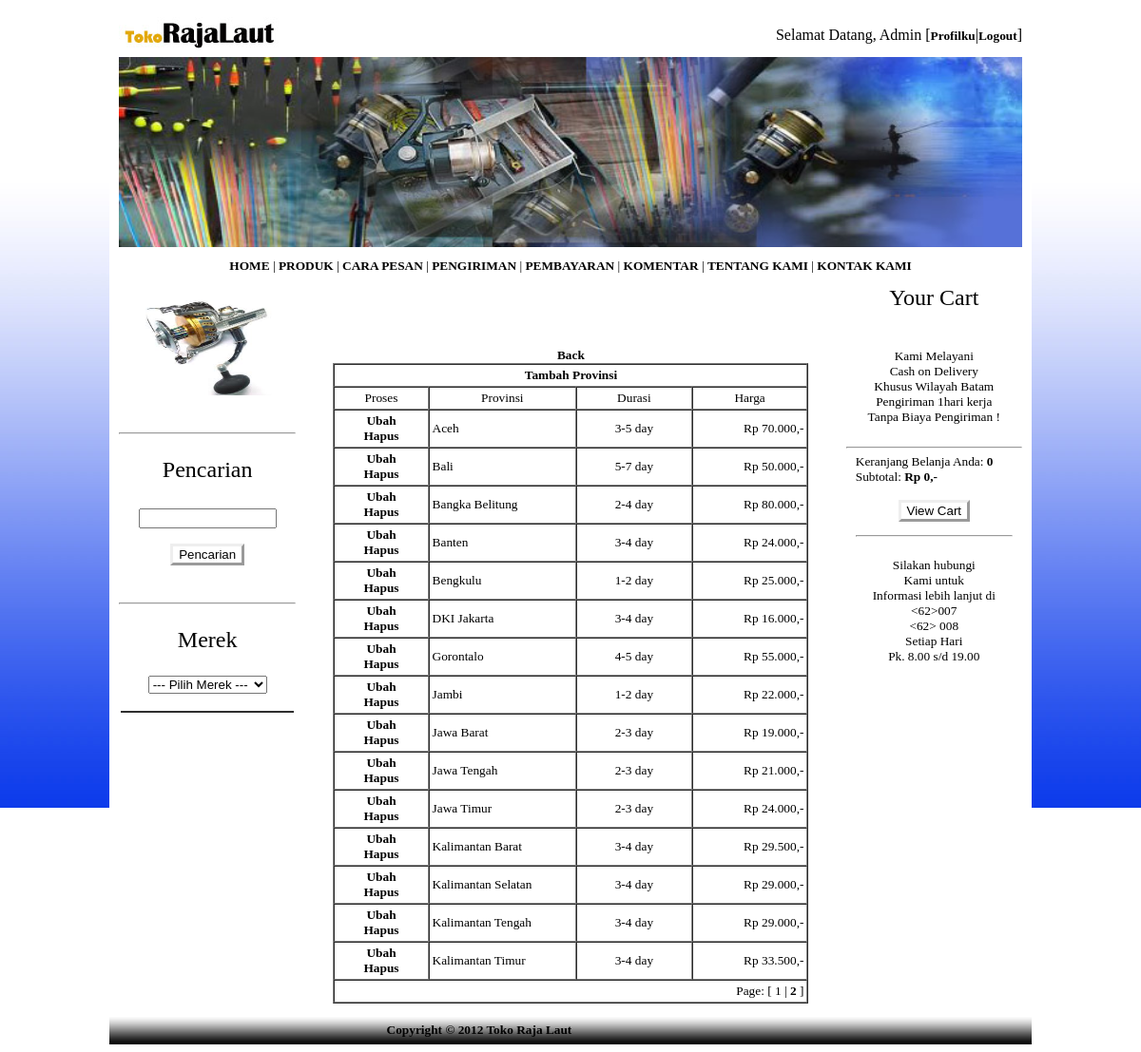
Page /admin_lihatprovinsi.php (signed in) on the committed database.
### tables this page shows
CREATE TABLE IF NOT EXISTS `t_province` (
  `Province` varchar(25) NOT NULL,
  `DelPrice` mediumint(9) NOT NULL,
  `Duration` varchar(5) NOT NULL,
  PRIMARY KEY (`Province`)
);

### admin_lihatprovinsi.php (the view, shortened to what this page needs)
<?php
require('pustaka.php');
$page = $_GET['page'];
$sql    = "SELECT * FROM t_province ORDER BY Province ASC";
$result1 = mysql_query($sql);
$rows 	= mysql_num_rows($result1);
$ceils  = ceil($rows/20);
if ($page == 0)
{
	$page = 1;
}
elseif ($page > $ceils)
{
	$page = 1;
}
$first = ($page-1)*15;
$result2 = mysql_query($sql." LIMIT $first,15");
echo '<p align="center"><img src="picture/lihatprovinsi.gif" width="250" height="50" /></p>';
echo '<table border="1" cellspacing="0" cellpadding="3" align="center" width="500">';
echo '<tr>
		<td colspan="4" align="center">
			<a href="admin_tambahprovinsi.php">Tambah Provinsi</a>
		</td>
	</tr>
	<tr>
		<td width="80" align="center">Proses</td>
		<td width="130" align="center">Provinsi</td>
		<td width="100" align="center">Durasi</td>
		<td width="100" align="center">Harga</td>
	</tr>';
while ($type = mysql_fetch_array($result2))
{
	$price  = number_format($type['DelPrice']);
	$prices = str_replace(',','.',$price);
	echo '<tr>';
	echo '<td align="center">
				<a href="admin_ubahprovinsi.php?id='.$type['Province'].'">Ubah</a><br />
				<a href="admin_hapusprovinsi.php?id='.$type['Province'].'">Hapus</a>
			</td>
			<td width="100">'.$type['Province'].'</td>
			<td width="30" align="center">'.$type['Duration'].'  day</td>
			<td width="50" align="right">Rp&nbsp;'.$prices.',-</td>
		</tr>';
}
echo	'<tr>
			<td colspan="4" align="right">Page: ';
			for ($i=1;$i<=$ceils;$i++)
			{
				if ($i==1) echo ("[ ");
				if ($page!=$i) echo "<a href=admin_lihatprovinsi.php?page=$i>";
				echo "$i</a>";
				if ($i==$ceils)echo (" ]");
				else echo (" | ");
			}
echo 		'</td>
<div align="center"><a href="profil.php">Back</a></div>
      	</tr>';
echo '</table>';
?>

### style.css (style rules this page uses)
body { background-image: url("picture/back.jpg"); background-repeat: repeat-x; }
p,table,tr,td,legend { font-family: Trebuchet MS; color: #000000; font-size: 10pt; }
a:link { font-family: Trebuchet MS; color: #000000; text-decoration: none; font-size: 10pt; font-weight:bold }

### rows in the picture
t_province: Province "Aceh", Duration "3-5", DelPrice "70.000"
t_province: Province "Bali", Duration "5-7", DelPrice "50.000"
t_province: Province "Bangka Belitung", Duration "2-4", DelPrice "80.000"
t_province: Province "Banten", Duration "3-4", DelPrice "24.000"
t_province: Province "Bengkulu", Duration "1-2", DelPrice "25.000"
t_province: Province "DKI Jakarta", Duration "3-4", DelPrice "16.000"
t_province: Province "Gorontalo", Duration "4-5", DelPrice "55.000"
t_province: Province "Jambi", Duration "1-2", DelPrice "22.000"
t_province: Province "Jawa Barat", Duration "2-3", DelPrice "19.000"
t_province: Province "Jawa Tengah", Duration "2-3", DelPrice "21.000"
t_province: Province "Jawa Timur", Duration "2-3", DelPrice "24.000"
t_province: Province "Kalimantan Barat", Duration "3-4", DelPrice "29.500"
t_province: Province "Kalimantan Selatan", Duration "3-4", DelPrice "29.000"
t_province: Province "Kalimantan Tengah", Duration "3-4", DelPrice "29.000"
t_province: Province "Kalimantan Timur", Duration "3-4", DelPrice "33.500"

### other values in the picture
$first "Admin"
